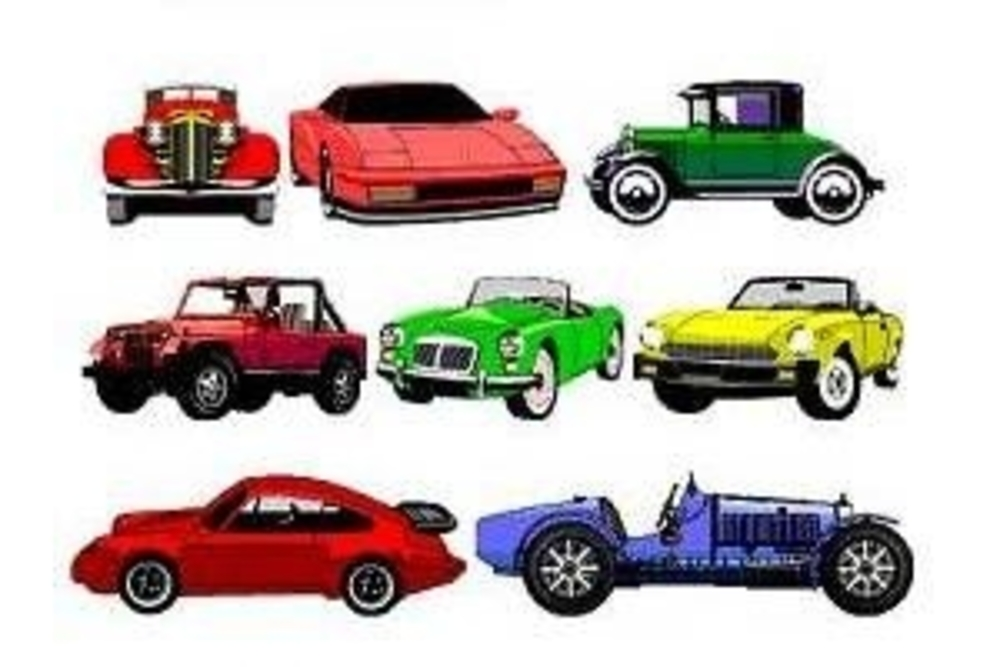
#> input picture mobilhd.jpg, 1000 x 667 px
$ jupyter execute histogram.ipynb
#> lines starting #> are read from the running program, lines starting #| are printed output that depends on the picture
[cell 1]
# Import Library
import numpy as np
import cv2 as cv
from matplotlib import pyplot as plt

# Baca File
img = cv.imread('mobilhd.jpg', 0)
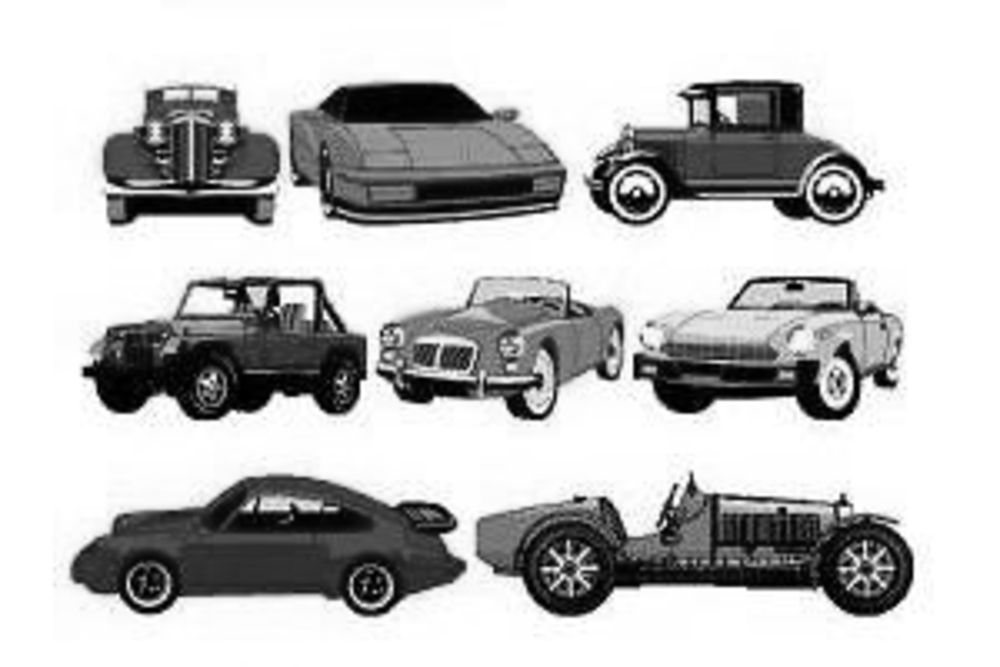
#> img: shape (667, 1000); min 0, max 255, mean 192

# Penerapan Histogram
hist, bins = np.histogram(img.flatten(), 256, [0, 256])
#> hist = 256 values, max 220162 at index 255, min 428 at index 164, mean 2605.5; bins = 257 values from 0 to 256
cdf = hist.cumsum()
#> cdf = 256 values from 950 to 667000
cdf_normalized = cdf * float(hist.max()) / cdf.max()
#> cdf_normalized = 256 values from 313.6 to 220162
plt.plot(cdf_normalized, color='b')
plt.xlim([0, 256])
plt.legend(('cdf', 'histogram'), loc='upper left')

# Tampilkan Hasil
plt.show()
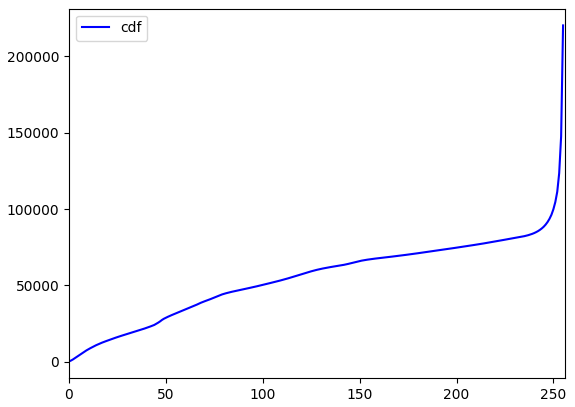
#> figure drawn by matplotlib, 1 panel; curve peaks at x = 255, y = 220162
